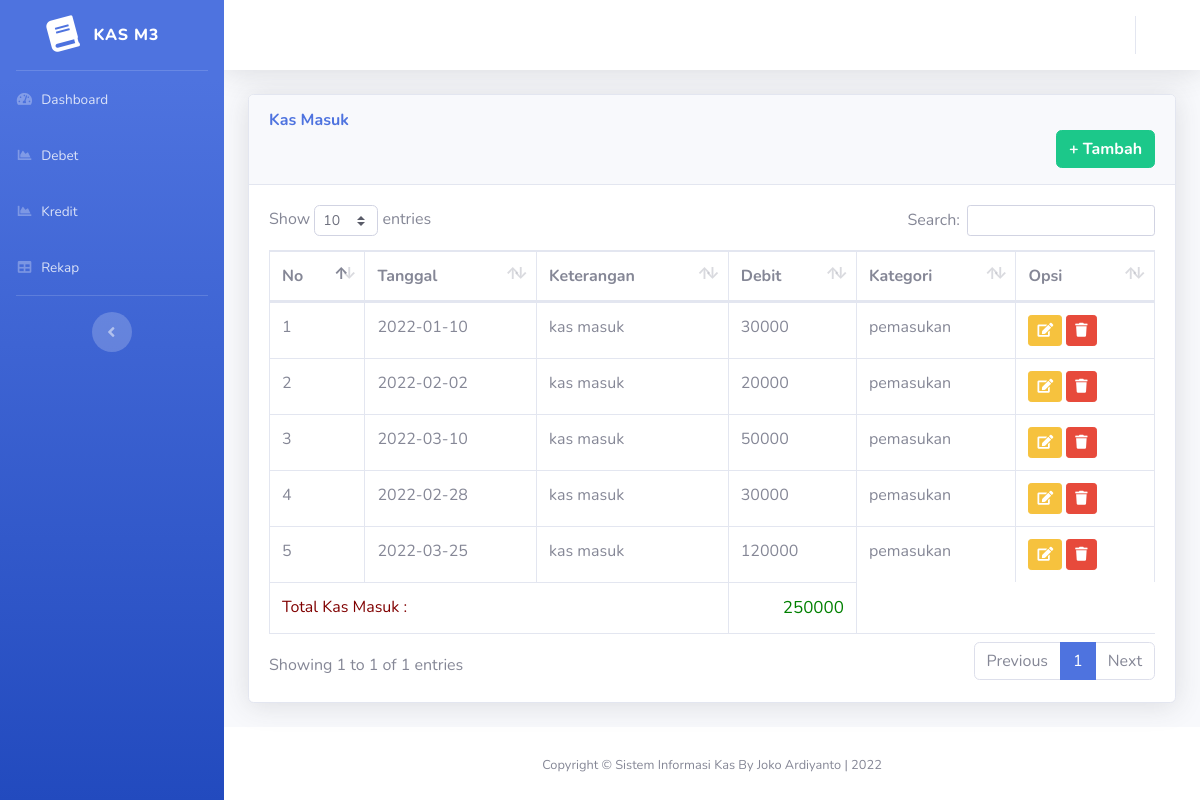
Page /index.php/debet on the committed database.
### tables this page shows
CREATE TABLE `catatan` (
  `id_note` int(11) NOT NULL,
  `tanggal` date NOT NULL,
  `keterangan` text NOT NULL,
  `pemasukan` int(11) NOT NULL,
  `jenis` varchar(100) NOT NULL,
  `pengeluaran` int(11) NOT NULL
);

### application/controllers/Debet.php (called while the page is built, shortened)
<?php
class Debet extends CI_Controller {
    public function __construct()
    {
        $this->load->model('M_rekap');
    }
    public function index(){
        $data['debet'] = $this->M_rekap->debet()->result();
        $masuk = $this->db->query("SELECT SUM(pemasukan) AS total FROM catatan")->row()->total;
        $data['total_masuk'] = $masuk;
        $data['title'] = 'Kas Masuk';
        $this->load->view('home/header', $data);
        $this->load->view('home/sidebar');
        $this->load->view('home/topbar');
        $this->load->view('home/index2', $data);
        $this->load->view('home/footer');
    }
}

### index.php (called while the page is built, shortened)
<?php
require_once BASEPATH.'core/CodeIgniter.php';

### application/models/M_rekap.php (called while the page is built, shortened)
<!-- <?php
class M_rekap extends CI_Model{
    public function debet(){
        $this->db->select('id_note, tanggal, keterangan, pemasukan, jenis');
         $this->db->from('catatan');
         $this->db->where('jenis', 'pemasukan');
         $query = $this->db->get();
         return $query;
    }
}
?> -->

### application/views/home/index2.php (the view, shortened to what this page needs)
<div class="container-fluid">
<div class="card shadow mb-4">
    <div class="card-header py-3">
        <h6 class="m-0 font-weight-bold text-primary">Kas Masuk</h6>
        <span title="Tambah Data">
            <button style="float: right;" class="btn-md btn btn-success" data-toggle="modal" data-target="#myModal">
            <b>+ Tambah</b>
            </button>
        </span>
    </div>
    <div class="card-body">
        <div class="table-responsive">
            <table class="table table-bordered" id="dataTable" width="100%" cellspacing="0">
                <thead>
                    <tr>
                        <th>No</th>
                        <th>Tanggal</th>
                        <th>Keterangan</th>
                        <th>Debit</th>
                        <th>Kategori</th>
                        <th>Opsi</th>
                    </tr>
                </thead>
                <?php
                $no=1;
                foreach($debet as $dbt) :
                ?>
                <tbody>
                    <tr>
                        <td><?php echo $no++ ?></td>
                        <td><?php echo $dbt->tanggal ?></td>
                        <td><?php echo $dbt->keterangan?></td>
                        <td><?php echo $dbt->pemasukan ?></td>
                        <td><?php echo $dbt->jenis ?></td>
                        <td>
                            <a href="<?php echo base_url('debet/edit/' . $dbt->id_note) ?>"  class="btn btn-warning btn-sm" title="Ubah Data"><i class="fa fa-edit"> </i></a>
                            <a href="<?php echo base_url('debet/hapus/' . $dbt->id_note) ?>" onclick="return confirm('Apakah anda yakin ingin menghapus data?')" class="btn btn-danger btn-sm" title="Hapus Data"><i class="fa fa-trash"> </i></a>
                        </td>
                    </tr>
                    <?php
                    endforeach;
                    ?>
                            <tr>
                                <td colspan="3" style="text-align: left; font-size: 16px; color: maroon;">Total Kas Masuk :</td>
                                <td style="font-size: 17px; text-align: right; "><font style="color: green;"><?php echo $total_masuk; ?></font></td>
                            </tr>
                </tbody>
            </table>
        </div>
    </div>
</div>
</div>
</div>

### rows in the picture
catatan: tanggal "2022-01-10", keterangan "kas masuk", pemasukan "30000", jenis "pemasukan"
catatan: tanggal "2022-02-02", keterangan "kas masuk", pemasukan "20000", jenis "pemasukan"
catatan: tanggal "2022-03-10", keterangan "kas masuk", pemasukan "50000", jenis "pemasukan"
catatan: tanggal "2022-02-28", keterangan "kas masuk", pemasukan "30000", jenis "pemasukan"
catatan: tanggal "2022-03-25", keterangan "kas masuk", pemasukan "120000", jenis "pemasukan"

### other values in the picture
$total_masuk "250000"
